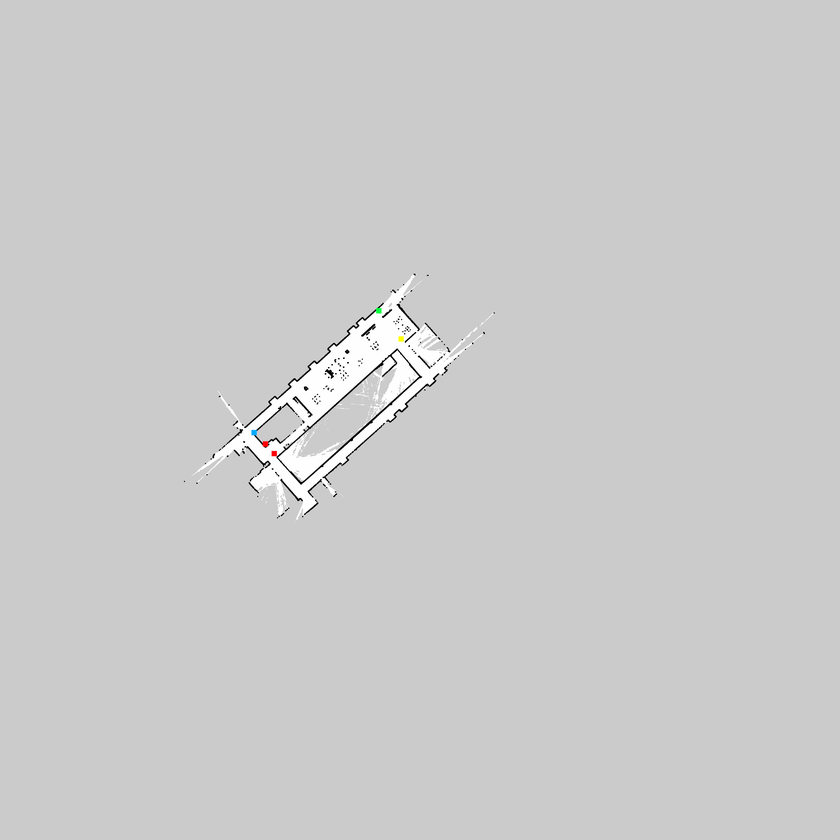
#> input picture images/chinokyoten2f_marked.png, 840 x 840 px, shrunk from 4000 x 4000 before the run, found by its file name
$ python ransac.py
#> lines starting #> are read from the running program, lines starting #| are printed output that depends on the picture; after the words box and inside, x2 and y2 are one past the last pixel; in counts of white or black regions, pixels touching at a corner belong together
import numpy as np
import cv2
from matplotlib import pyplot as plt
from skimage import color, filters, exposure, morphology
import skimage

FLANN = False # if True, uses FLANN to match, else uses Brute Force
LOWES_CONSTANT = 0.7

MIN_MATCH_COUNT = 30

img1 = cv2.imread('./images/chinokyoten2f_marked.png', -1)          # queryImage
#> img1 is the input picture: shape (840, 840, 4); mean B, G, R, A 203.4, 203.4, 203.4, 255
img2 = cv2.imread('./images/chinokyoten3f_marked.png', -1) # trainImage
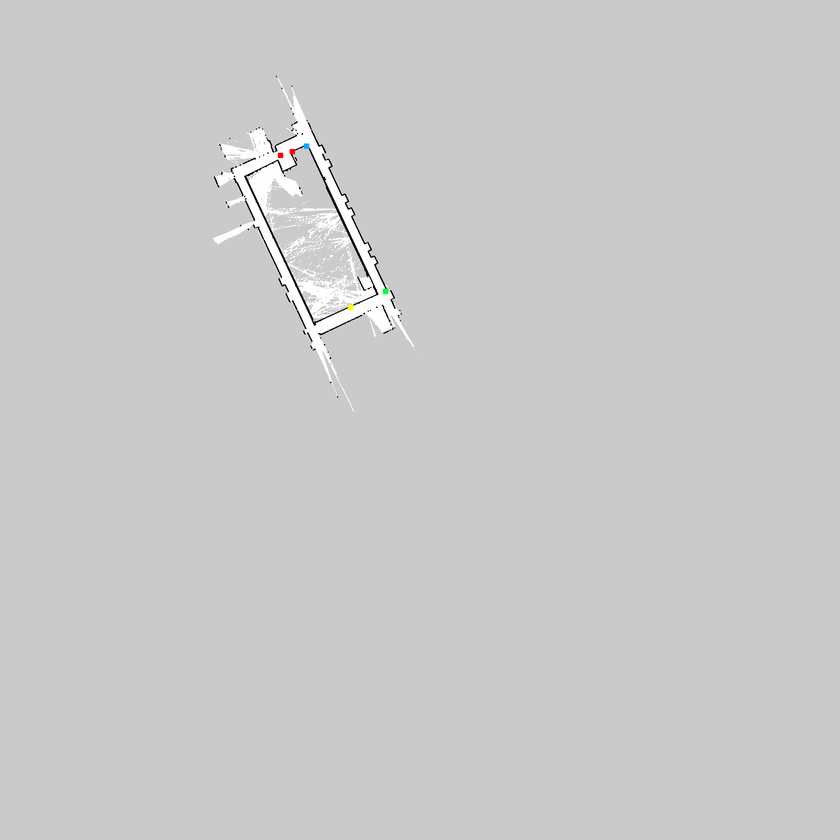
#> input picture images/chinokyoten3f_marked.png, 840 x 840 px, shrunk from 4000 x 4000 before the run, found by its file name
#> img2 is the input picture: shape (840, 840, 4); mean B, G, R, A 202.3, 202.4, 202.4, 255
img3 = cv2.imread('./images/chinokyoten1f_marked.png', -1)
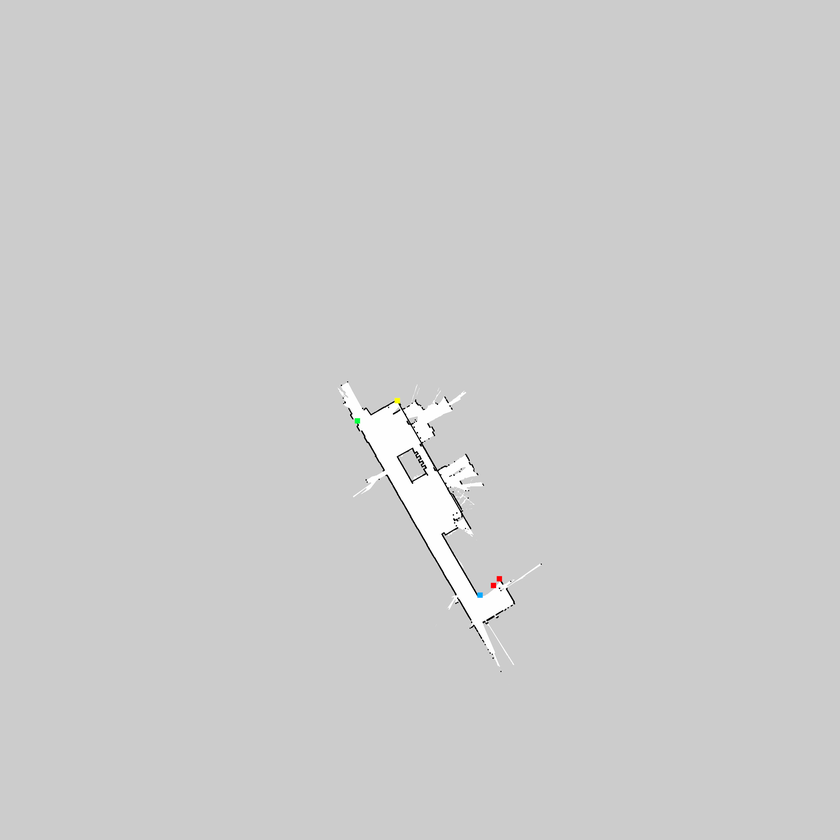
#> input picture images/chinokyoten1f_marked.png, 840 x 840 px, shrunk from 4000 x 4000 before the run, found by its file name
#> img3 is the input picture: shape (840, 840, 4); mean B, G, R, A 204.4, 204.4, 204.4, 255

img1 = skimage.color.rgb2gray(img1)
#> img1: shape (840, 840) float64
img2 = skimage.color.rgb2gray(img2)
#> img2: shape (840, 840) float64

# [5 lines of commented-out code are left out]

img1 = img1.astype('uint8')
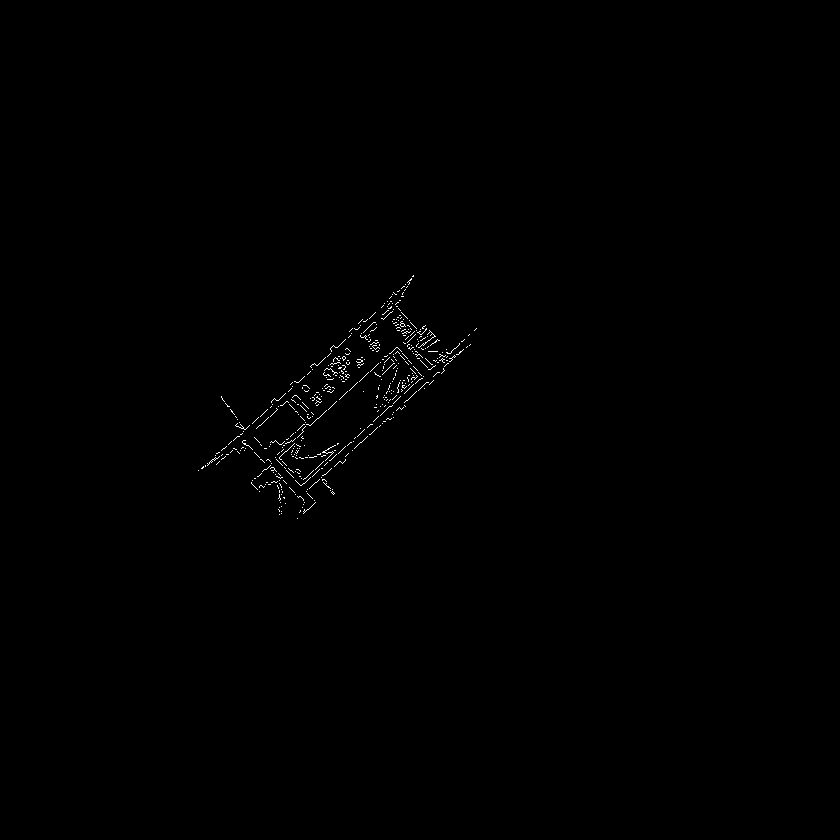
#> img1: shape (840, 840); values 0 (black) and 1 (white), 0.3% white in thin lines or dots, all inside (x1, y1, x2, y2) = (198, 275, 477, 519)
img2 = img2.astype('uint8')
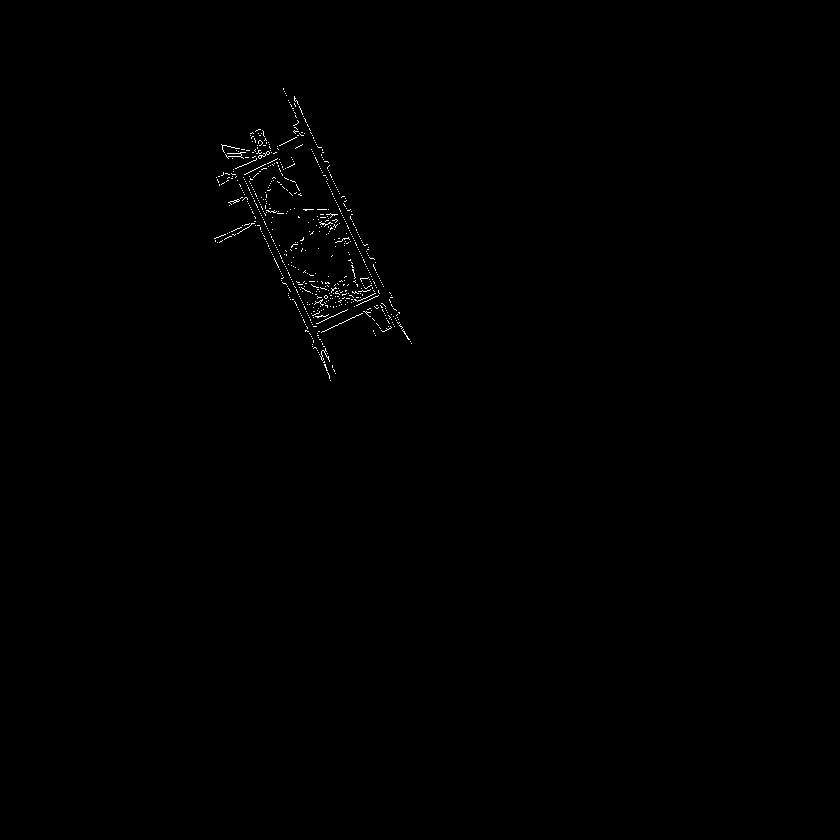
#> img2: shape (840, 840); values 0 (black) and 1 (white), 0.28% white in thin lines or dots, all inside (x1, y1, x2, y2) = (214, 88, 412, 381)

# Initiate SIFT detector
sift = cv2.xfeatures2d.SIFT_create()

# find the keypoints and descriptors with SIFT
kp1, des1 = sift.detectAndCompute(img1,None)
#> kp1 = (); des1 = None
kp2, des2 = sift.detectAndCompute(img2,None)
#> kp2 = (); des2 = None


if FLANN == True:
    FLANN_INDEX_KDTREE = 0
    index_params = dict(algorithm = FLANN_INDEX_KDTREE, trees = 5)
    search_params = dict(checks = 300)

    flann = cv2.FlannBasedMatcher(index_params, search_params)

    matches = flann.knnMatch(des1,des2,k=2)

    # store all the good matches as per Lowe's ratio test.
    good = []
    for m,n in matches:
        if m.distance < LOWES_CONSTANT*n.distance:
            good.append(m)

    if len(good)>MIN_MATCH_COUNT:
        src_pts = np.float32([ kp1[m.queryIdx].pt for m in good ]).reshape(-1,1,2)
        dst_pts = np.float32([ kp2[m.trainIdx].pt for m in good ]).reshape(-1,1,2)

        M, mask = cv2.findHomography(src_pts, dst_pts, cv2.RANSAC,5.0)
        matchesMask = mask.ravel().tolist()

        h,w = img1.shape
        pts = np.float32([ [0,0],[0,h-1],[w-1,h-1],[w-1,0] ]).reshape(-1,1,2)
        dst = cv2.perspectiveTransform(pts,M)

        img2 = cv2.polylines(img2,[np.int32(dst)],True,255,3, cv2.LINE_AA)

    else:
        print ("Not enough matches are found - %d/%d" % (len(good),MIN_MATCH_COUNT))
        matchesMask = None


    draw_params = dict(matchColor = (0,255,0), # draw matches in green color
                    singlePointColor = None,
                    matchesMask = matchesMask, # draw only inliers
                    flags = 2,
                    matchesThickness = 3)

    imgoutput = cv2.drawMatches(img1,kp1,img2,kp2,good,None,**draw_params)

    plt.imshow(imgoutput), plt.show()

    matches = flann.knnMatch(des1,des2,k=2)

else:
    bf = cv2.BFMatcher()
    matches = bf.knnMatch(des1,des2, k=2)
#> matches = ()

    # Apply ratio test
    good = []
    for m,n in matches:
        if m.distance < LOWES_CONSTANT*n.distance:
            good.append(m)
#> this loop made 0 passes
#> after the loop, good = []

    # cv2.drawMatchesKnn expects list of lists as matches.

    src_pts = np.float32([kp1[m.queryIdx].pt for m in good]).reshape(-1, 1, 2)
#> src_pts = empty array
    dst_pts = np.float32([kp2[m.trainIdx].pt for m in good]).reshape(-1, 1, 2)
#> dst_pts = empty array

#> (the run stopped early here; a loop or call above may not have finished)
